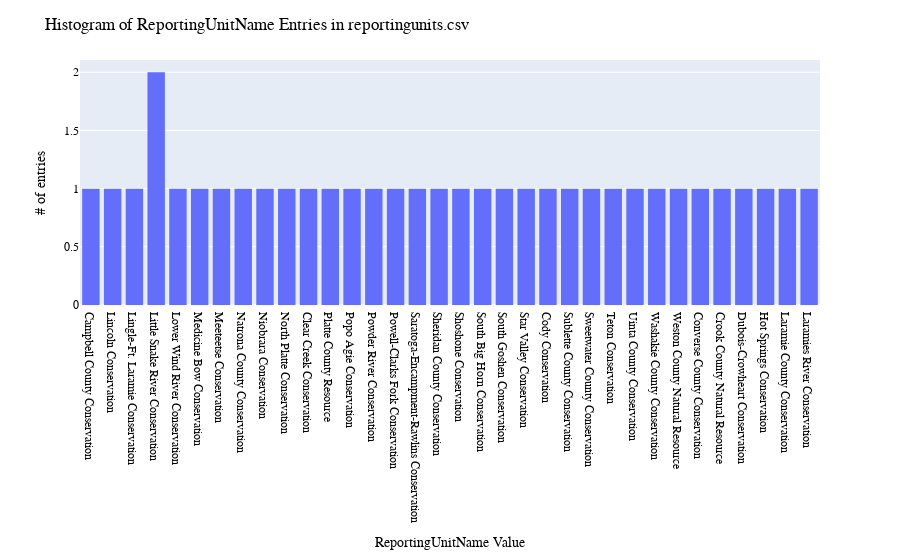

The cell this chart's notebook holds for it:
### Markdown cell above
## Figures

### Code cell
# ReportingUnitName: histogram distribution of WaDE values
print(dfru.ReportingUnitName.value_counts())

fig = px.histogram(dfru, x="ReportingUnitName")
fig.update_layout(bargap=0.2,
                  title="Histogram of ReportingUnitName Entries in reportingunits.csv",
                  xaxis_title="ReportingUnitName Value",
                  yaxis_title="# of entries",
                    font=dict(
                        family="Arial Bold",
                        size=12,
                        color="Black")
                 )
fig.show()
fig.write_image('figures/ReportingUnitName.png', engine="kaleido")

### Figure 1 — Plotly figure (JSON) as saved in the notebook; plotly's stock layout.template omitted (floating-point values rounded to 4 significant figures)
{"data": [{"alignmentgroup": "True", "bingroup": "x", "hovertemplate": "ReportingUnitName=%{x}<br>count=%{y}<extra></extra>", "legendgroup": "", "marker": {"color": "#636efa", "pattern": {"shape": ""}}, "name": "", "offsetgroup": "", "orientation": "v", "showlegend": false, "type": "histogram", "x": ["Campbell County Conservation", "Lincoln Conservation", "Lingle-Ft. Laramie Conservation", "Little Snake River Conservation", "Little Snake River Conservation", "Lower Wind River Conservation", "Medicine Bow Conservation", "Meeteetse Conservation", "Natrona County Conservation", "Niobrara Conservation", "North Platte Conservation", "Clear Creek Conservation", "Platte County Resource", "Popo Agie Conservation", "Powder River Conservation", "Powell-Clarks Fork Conservation", "Saratoga-Encampment-Rawlins Conservation", "Sheridan County Conservation", "Shoshone Conservation", "South Big Horn Conservation", "South Goshen Conservation", "Star Valley Conservation", "Cody Conservation", "Sublette County Conservation", "Sweetwater County Conservation", "Teton Conservation", "Uinta County Conservation", "Washakie County Conservation", "Weston County Natural Resource", "Converse County Conservation", "Crook County Natural Resource", "Dubois-Crowheart Conservation", "Hot Springs Conservation", "Laramie County Conservation", "Laramies River Conservation"], "xaxis": "x", "yaxis": "y"}], "layout": {"bargap": 0.2, "barmode": "relative", "font": {"color": "Black", "family": "Arial Bold", "size": 12}, "legend": {"tracegroupgap": 0}, "margin": {"t": 60}, "title": {"text": "Histogram of ReportingUnitName Entries in reportingunits.csv"}, "xaxis": {"anchor": "y", "domain": [0, 1], "title": {"text": "ReportingUnitName Value"}}, "yaxis": {"anchor": "x", "domain": [0, 1], "title": {"text": "# of entries"}}}}
